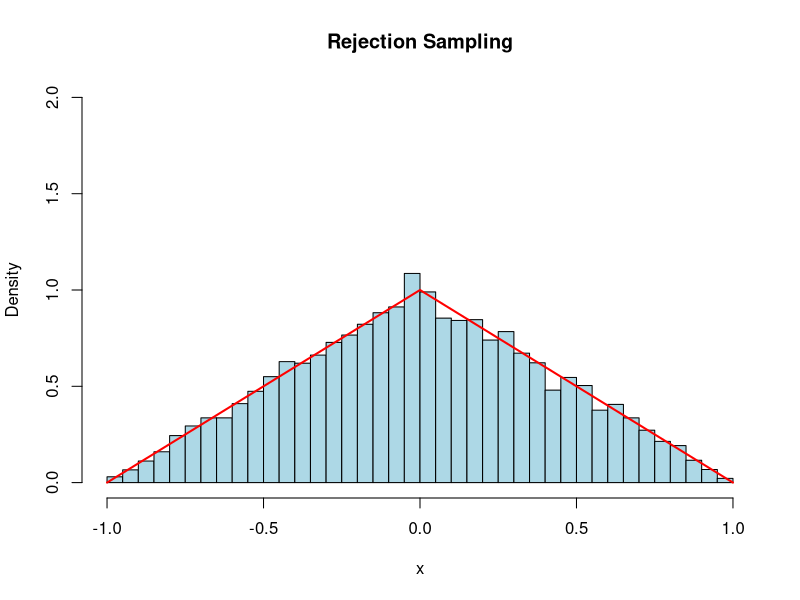
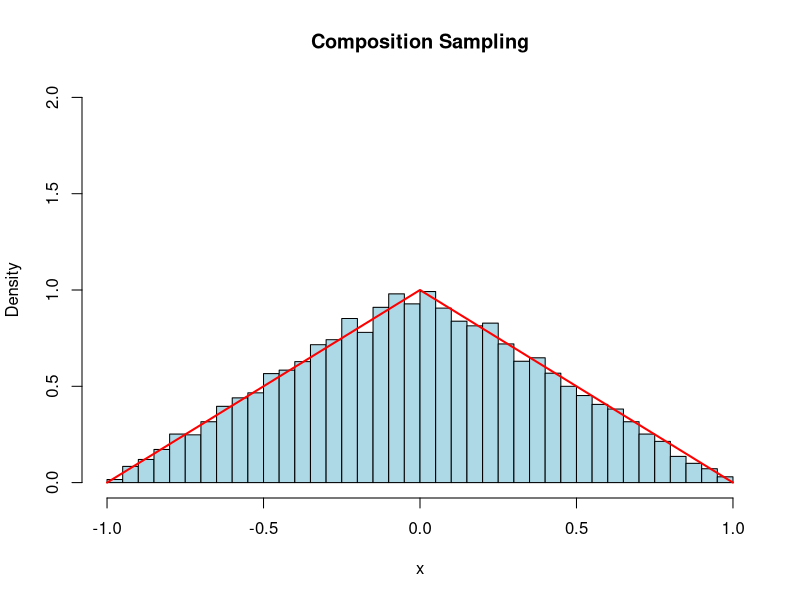
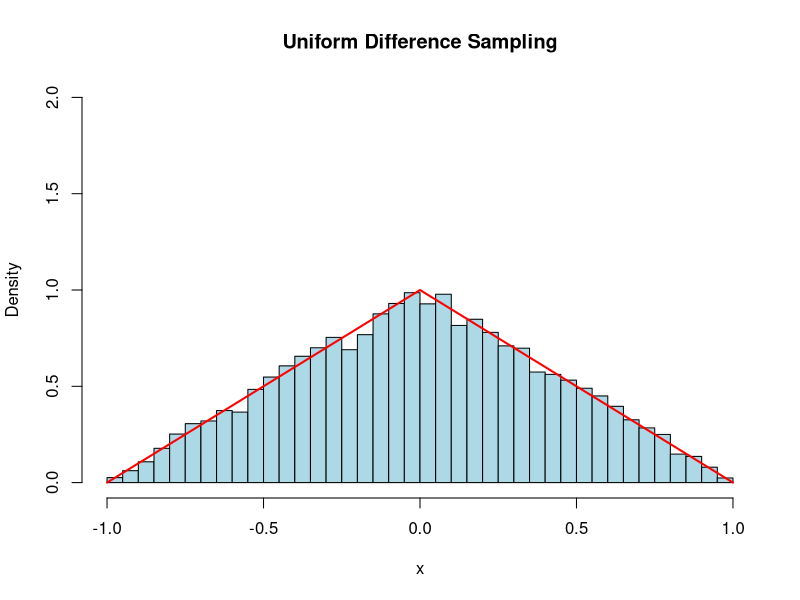

Source code (R) for these figures, in order: (Note: this script raises an error after producing the figures.)
## ---- chunk 1

# Function to measure execution time
measure_time = function(expr) {
  start_time = Sys.time()
  result = eval(expr)
  end_time = Sys.time()
  time_taken = end_time - start_time
  return(list(result = result, time = time_taken))
}

target <- function(x) {
  return(ifelse(x < -1 | x > 1, 0, 
                ifelse(x >= -1 & x <= 0, x + 1, 
                       ifelse(x > 0 & x <= 1, 1 - x, NA))))
}

proposal <- function(x) {
  return(0.5)
}

rejection_sampling <- function(N) {
  set.seed(123)
  M = 2
  samples = numeric(N)
  count = 0
  total_random_values = 0  # Track the number of random variables used
  
  while (count < N) {
    sample = runif(1, -1, 1)  # Proposal sample
    un = runif(1)  # Uniform(0,1) for acceptance
    total_random_values = total_random_values + 2  # 2 per iteration
    
    if (un <= target(sample) / (M * proposal(sample))) {
      count = count + 1
      samples[count] = sample
    }
  }
  
  return(list(samples = samples, total_random_values = total_random_values))
}

# Measure execution time
rej_results = measure_time(quote(rejection_sampling(10000)))
samples_a = rej_results$result$samples
time_a = rej_results$time
random_values_a = rej_results$result$total_random_values

# Plot histogram
hist(samples_a, probability = TRUE, breaks = 50, col="lightblue",
     main="Rejection Sampling", xlab="x", ylim=c(0,2))

curve(ifelse(x < 0, x + 1, 1 - x), from = -1, to = 1, col="red", lwd=2, add=TRUE)

## ---- chunk 2
set.seed(123)
generate_Y <- function(N) {
  u = runif(N)  # Generate uniform(0,1) random numbers
  return(1 - sqrt(1 - u))  # Apply inverse CDF transformation
}

generate_X_composition <- function(N) {
  Y = generate_Y(N)  # Generate Y in [0,1]
  sign = ifelse(runif(N) < 0.5, -1, 1)  # Assign -1 or 1 with equal probability
  X = sign * Y  # Flip sign to get X in [-1,1]
  
  total_random_values = 2 * N  # 2 random values per sample
  return(list(samples = X, total_random_values = total_random_values))
}
set.seed(123)
# Measure execution time
comp_results = measure_time(quote(generate_X_composition(10000)))
samples_b = comp_results$result$samples
time_b = comp_results$time
random_values_b = comp_results$result$total_random_values

# Plot histogram
hist(samples_b, probability = TRUE, breaks = 50, col="lightblue",
     main="Composition Sampling", xlab="x", ylim=c(0,2))

curve(ifelse(x < 0, x + 1, 1 - x), from = -1, to = 1, col="red", lwd=2, add=TRUE)

## ---- chunk 3
set.seed(123)
generate_X_uniform <- function(N) {
  U1 = runif(N)  # Generate first uniform sample
  U2 = runif(N)  # Generate second uniform sample
  X = U1 - U2    # Compute the difference
  
  total_random_values = 2 * N  # 2 random values per sample
  return(list(samples = X, total_random_values = total_random_values))
}
set.seed(123)
# Measure execution time
uni_results = measure_time(quote(generate_X_uniform(10000)))
samples_c = uni_results$result$samples
time_c = uni_results$time
random_values_c = uni_results$result$total_random_values

# Plot histogram
hist(samples_c, probability = TRUE, breaks = 50, col="lightblue",
     main="Uniform Difference Sampling", xlab="x", ylim=c(0,2))

curve(ifelse(x < 0, x + 1, 1 - x), from = -1, to = 1, col="red", lwd=2, add=TRUE)


## ---- chunk 4
cat("Rejection Sampling:\n")
cat("Execution Time:", time_a, "seconds\n")
cat("Random Variables Generated:", random_values_a, "\n\n")

cat("Composition Sampling:\n")
cat("Execution Time:", time_b, "seconds\n")
cat("Random Variables Generated:", random_values_b, "\n\n")

cat("Uniform Difference Sampling:\n")
cat("Execution Time:", time_c, "seconds\n")
cat("Random Variables Generated:", random_values_c, "\n")
## ---- chunk 5
variance_X = var(samples_c)
cat("Variance of X (Uniform Difference Sampling):", variance_X, "\n")
## ---- chunk 6
normRVgen = function(n, mu, sigma){
  # create 2 rv vector uniformly distribute
  # u1 represents R
  # u2 represents angle
  u1 = runif(n, min=0, max=1)
  u2 = 2*pi*runif(n, min=0, max=1)
  
  # Generate X=[x1, x2] ~ N(0,1)
  x1 = sqrt(-2*log(u1))*cos(u2)
  x2 = sqrt(-2*log(u1))*sin(u2)
  x = rbind(x1, x2)
  # Transform to Z via Z = A.T @ X + mu
  # Cholesky Decomposition -> get A from Sigma = A.T@A
  At = t(chol(sigma))
  Z = At %*% x + mu 
  
  return (Z)
}

n =  10000000
mu = c(0,0)
sigma = matrix(c(0.6,0,0,0.6), nrow=2)
start = proc.time()
rv = normRVgen(n,mu,sigma)
end = proc.time()
print(end - start)
## ---- chunk 7
library(mvtnorm)
start = proc.time()
rv_buildin <- rmvnorm(n, mean = mu, sigma = sigma)
end = proc.time()
print(end-start)
## ---- chunk 8
# Generate 500 values for each distribution
n = 500
rv_d1 = normRVgen(n, mu, sigma)

mu_d2 = c(1.5, 1.2)
sigma_d2 = matrix(c(0.5,0,0,0.5), nrow=2)
rv_d2 = normRVgen(n, mu_d2, sigma_d2)
# Bind them and shuffle
rv_mix = as.data.frame(t(cbind(rv_d1, rv_d2)))
set.seed(123)
rv_shuffled = rv_mix[sample(nrow(rv_mix)), ]
colnames(rv_shuffled) = c("x1", "x2")

## ---- chunk 9
knitr::include_graphics("Plot/q2.png")

